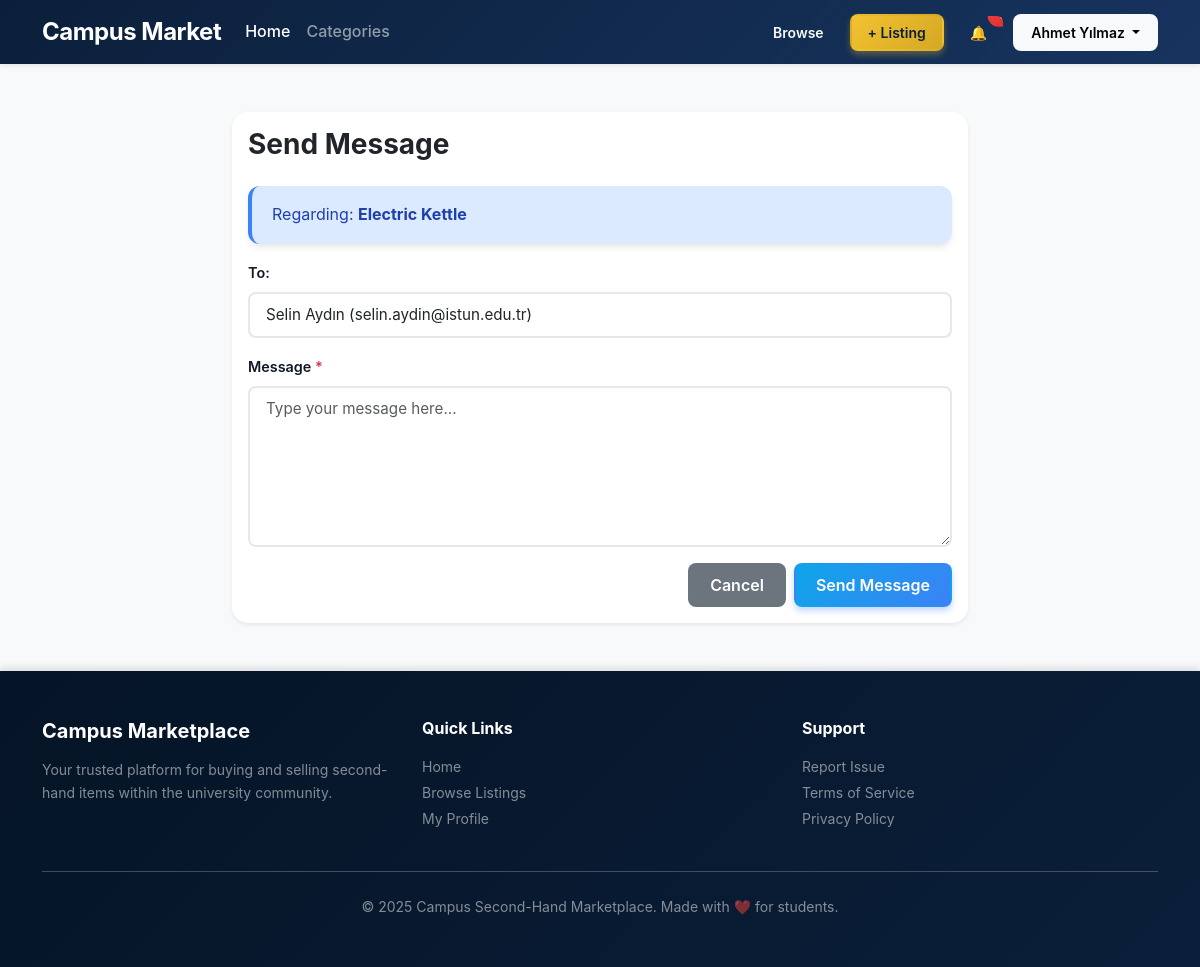
The page /pages/send-message.php?to=10&listing_id=19 (signed in) on the database its author committed.
### tables this page shows
CREATE TABLE `Product_Listing` (
  `ListingID` int NOT NULL AUTO_INCREMENT,
  `Title` varchar(200) NOT NULL,
  `Description` text,
  `Price` decimal(10,2) NOT NULL,
  `Status` varchar(20) NOT NULL DEFAULT 'Active',
  `SellerID` int NOT NULL,
  `CategoryID` int NOT NULL,
  PRIMARY KEY (`ListingID`),
  KEY `fk_listing_seller` (`SellerID`),
  KEY `fk_listing_category` (`CategoryID`),
  CONSTRAINT `fk_listing_category` FOREIGN KEY (`CategoryID`) REFERENCES `Category` (`CategoryID`) ON DELETE RESTRICT ON UPDATE CASCADE,
  CONSTRAINT `fk_listing_seller` FOREIGN KEY (`SellerID`) REFERENCES `User` (`UserID`) ON DELETE RESTRICT ON UPDATE CASCADE,
  CONSTRAINT `chk_listing_status` CHECK ((`Status` in (_utf8mb4'Active',_utf8mb4'Sold',_utf8mb4'Pending',_utf8mb4'Removed')))
);

CREATE TABLE `User` (
  `UserID` int NOT NULL AUTO_INCREMENT,
  `Name` varchar(100) NOT NULL,
  `Email` varchar(100) NOT NULL,
  `Password` varchar(255) NOT NULL,
  `Phone` varchar(20) DEFAULT NULL,
  `RoleID` int NOT NULL,
  PRIMARY KEY (`UserID`),
  UNIQUE KEY `Email` (`Email`),
  KEY `fk_user_role` (`RoleID`),
  CONSTRAINT `fk_user_role` FOREIGN KEY (`RoleID`) REFERENCES `Role` (`RoleID`) ON DELETE RESTRICT ON UPDATE CASCADE
);

### config/config.php (called while the page is built, shortened)
<?php
function base_url(string $path = ''): string {
    return BASE_URL . $path;
}

### pages/send-message.php (the view, shortened to what this page needs)
<?php
require_once __DIR__ . '/../config/db.php';
$receiverId = isset($_GET['to']) && is_numeric($_GET['to']) ? (int)$_GET['to'] : 0;
$listingId = isset($_GET['listing_id']) && is_numeric($_GET['listing_id']) ? (int)$_GET['listing_id'] : 0;
$receiver = null;
$listing = null;
$errors = [];
$successMessage = '';
if ($receiverId > 0) {
    try {
        $receiverSql = <<<SQL
        SELECT UserID, Name, Email
        FROM User
        WHERE UserID = :user_id
        LIMIT 1;
        SQL;
        $receiverStmt = $pdo->prepare($receiverSql);
        $receiverStmt->bindValue(':user_id', $receiverId, PDO::PARAM_INT);
        $receiverStmt->execute();
        $receiver = $receiverStmt->fetch();
    } catch (PDOException $e) {
        $errors[] = 'Failed to load recipient: ' . htmlspecialchars($e->getMessage(), ENT_QUOTES, 'UTF-8');
    }
}
if ($listingId > 0) {
    try {
        $listingSql = <<<SQL
        SELECT ListingID, Title
        FROM Product_Listing
        WHERE ListingID = :listing_id
        LIMIT 1;
        SQL;
        $listingStmt = $pdo->prepare($listingSql);
        $listingStmt->bindValue(':listing_id', $listingId, PDO::PARAM_INT);
        $listingStmt->execute();
        $listing = $listingStmt->fetch();
    } catch (PDOException $e) {
    }
}
require_once __DIR__ . '/../includes/header.php';
?>
<main class="container py-5">
    <div class="row justify-content-center">
        <div class="col-md-8">
            <div class="card shadow-sm">
                <div class="card-body">
                    <h3 class="card-title mb-4">Send Message</h3>
                    <?php if (empty($successMessage)): ?>
                        <?php if ($listing): ?>
                            <div class="alert alert-info">
                                Regarding: <strong><?php echo htmlspecialchars($listing['Title'], ENT_QUOTES, 'UTF-8'); ?></strong>
                            </div>
                        <?php endif; ?>
                        <form method="post" action="<?= base_url('/pages/send-message.php') ?>" novalidate>
                            <?php if ($receiver): ?>
                                <div class="mb-3">
                                    <label class="form-label">To:</label>
                                    <input type="text" class="form-control" readonly
                                           value="<?php echo htmlspecialchars($receiver['Name'], ENT_QUOTES, 'UTF-8'); ?> (<?php echo htmlspecialchars($receiver['Email'], ENT_QUOTES, 'UTF-8'); ?>)">
                                </div>
                            <?php else: ?>
                                <div class="alert alert-warning">
                                    Please specify a recipient by adding ?to=USER_ID to the URL.
                                </div>
                            <?php endif; ?>
                            <div class="mb-3">
                                <label for="message_text" class="form-label">Message <span class="text-danger">*</span></label>
                                <textarea class="form-control" id="message_text" name="message_text" rows="6" required
                                          placeholder="Type your message here..."><?php echo isset($messageText) ? htmlspecialchars($messageText, ENT_QUOTES, 'UTF-8') : ''; ?></textarea>
                            </div>
                            <div class="d-grid gap-2 d-md-flex justify-content-md-end">
                                <a href="/campus-marketplace/pages/messages.php" class="btn btn-secondary">Cancel</a>
                                <?php if ($receiver && empty($errors)): ?>
                                    <button type="submit" class="btn btn-primary">Send Message</button>
                                <?php endif; ?>
                            </div>
                        </form>
                    <?php endif; ?>
                </div>
            </div>
        </div>
    </div>
</main>
<?php require_once __DIR__ . '/../includes/footer.php'; ?>

### assets/css/style.css (style rules this page uses)
:root { --navy: #0b1f3a; --navy-light: #17345f; --navy-dark: #051426; --gold: #f2c230; --gold-light: #f9d96f; --gold-dark: #d4a825; --light-bg: #f8f9fb; --white: #ffffff; --text-primary: #111827; --text-secondary: #6b7280; --text-muted: #9ca3af; --success: #10b981; --success-light: #d1fae5; --danger: #ef4444; --danger-light: #fee2e2; --warning: #f59e0b; --warning-light: #fef3c7; --info: #3b82f6; --info-light: #dbeafe; --shadow-sm: 0 1px 2px 0 rgba(0, 0, 0, 0.05); --shadow-md: 0 4px 6px -1px rgba(0, 0, 0, 0.1); --shadow-lg: 0 10px 15px -3px rgba(0, 0, 0, 0.1); --shadow-xl: 0 20px 25px -5px rgba(0, 0, 0, 0.1); --shadow-2xl: 0 25px 50px -12px rgba(0, 0, 0, 0.25); --radius-sm: 0.375rem; --radius-md: 0.5rem; --radius-lg: 0.75rem; --radius-xl: 1rem; --radius-2xl: 1.5rem; --transition-fast: 150ms cubic-bezier(0.4, 0, 0.2, 1); --transition-base: 200ms cubic-bezier(0.4, 0, 0.2, 1); --transition-slow: 300ms cubic-bezier(0.4, 0, 0.2, 1); }
* { box-sizing: border-box; }
body { background-color: var(--light-bg); color: var(--text-primary); font-family: -apple-system, BlinkMacSystemFont, 'Segoe UI', Roboto, 'Helvetica Neue', Arial, sans-serif; line-height: 1.6; min-height: 100vh; }
html { scroll-behavior: smooth; }
h1, h2, h3, h4, h5, h6 { font-weight: 700; line-height: 1.2; color: var(--navy); }
.btn { border-radius: var(--radius-md); font-weight: 600; padding: 0.5rem 1.25rem; transition: all var(--transition-base); border: 2px solid transparent; position: relative; overflow: hidden; }
.btn::before { content: ''; position: absolute; top: 50%; left: 50%; width: 0; height: 0; border-radius: 50%; background: rgba(255, 255, 255, 0.2); transform: translate(-50%, -50%); transition: width var(--transition-slow), height var(--transition-slow); }
.btn-primary { background: linear-gradient(135deg, #0ea5e9 0%, #3b82f6 100%); border-color: transparent; box-shadow: 0 4px 6px rgba(59, 130, 246, 0.3); }
.card { border: none; border-radius: var(--radius-xl); box-shadow: var(--shadow-lg); overflow: hidden; transition: all var(--transition-base); background: var(--white); position: relative; z-index: 1; }
.form-control, .form-select { border: 2px solid #e5e7eb; border-radius: var(--radius-md); padding: 0.625rem 1rem; transition: all var(--transition-base); font-size: 0.95rem; }
.form-label { font-weight: 600; color: var(--text-primary); margin-bottom: 0.5rem; font-size: 0.9rem; }
.alert { border: none; border-radius: var(--radius-lg); padding: 1rem 1.25rem; box-shadow: var(--shadow-md); border-left: 4px solid; }
.alert-info { background: var(--info-light); border-left-color: var(--info); color: #1e40af; }
.card, .listing-card { animation: slideInUp 0.6s ease-out; }

### rows shown on the page
product_listing: Title "Electric Kettle"
user: Name+Email "Selin Aydın (selin.aydin@istun.edu.tr)"

### other values the page prints
cleanInput($currentUser ?? 'User') "Ahmet Yılmaz"
